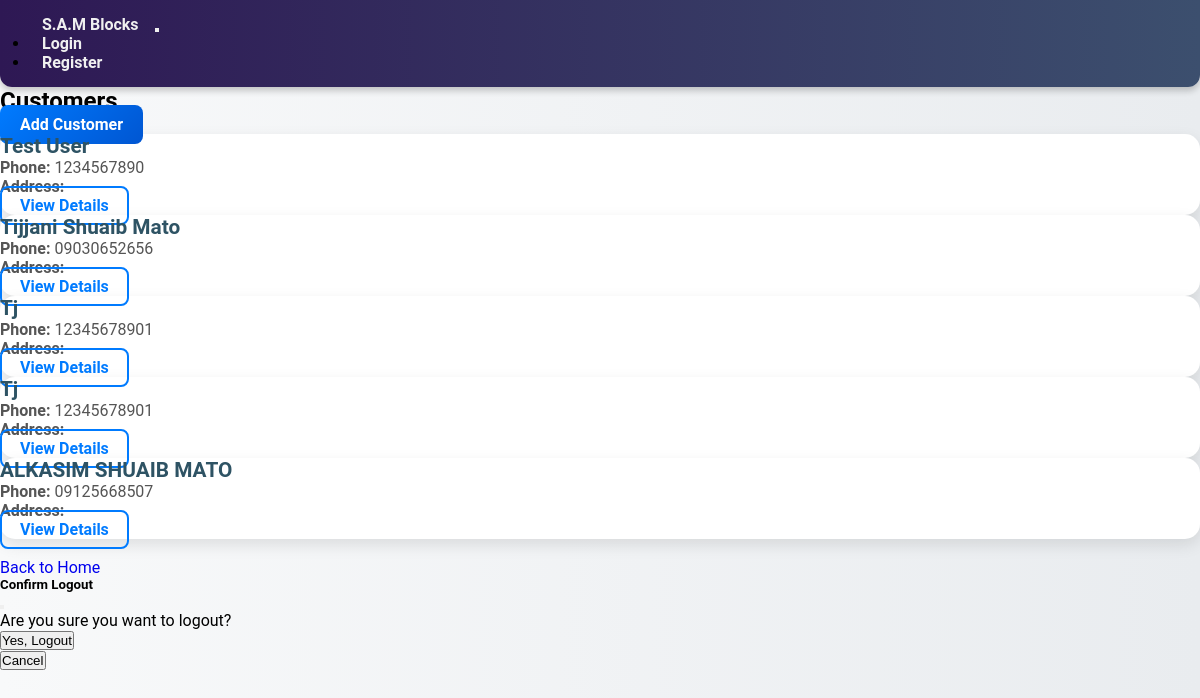
Page /customers on the committed database.
### tables this page shows
CREATE TABLE customers (
    id INTEGER PRIMARY KEY,
    name TEXT NOT NULL,
    email TEXT NOT NULL UNIQUE,
    phone TEXT,
    password TEXT NOT NULL
, role TEXT DEFAULT "Customer");

### app.py (the view)
@app.route('/customers')
def list_customers():
    db = get_db()
    customers = db.execute('SELECT * FROM customers').fetchall()
    return render_template('customer/list.html', customers=customers)

### app.py (called while the page is built)
def get_db():
    db = getattr(g, '_database', None)
    if db is None:
        db = g._database = sqlite3.connect(app.config['DATABASE'])
        db.row_factory = sqlite3.Row
    return db

@app.before_request
def restrict_access():
    if 'user_id' in session and session.get('role') != 'Admin':
        restricted_routes = ['/materials/add', '/orders/<int:order_id>/delete']
        if request.path in restricted_routes:
            flash('You do not have permission to access this page.', 'danger')
            return redirect(url_for('index'))

### templates/customer/list.html (shortened to what this page needs)
{% extends "index.html" %}
{% block content %}
<h2 class="text-center my-4">Customers</h2>
<a href="{{ url_for('add_customer') }}" class="btn btn-primary mb-3">Add Customer</a>
<div class="row">
  {% for customer in customers %}
    <div class="col-md-4 mb-4">
      <div class="card">
        <div class="card-body">
          <h5 class="card-title">{{ customer.name }}</h5>
          <p class="card-text">
            <strong>Phone:</strong> {{ customer.phone }}<br>
            <strong>Address:</strong> {{ customer.address }}
          </p>
          <a href="#" class="btn btn-outline-primary btn-sm">View Details</a>
        </div>
      </div>
    </div>
  {% endfor %}
</div><br>
<a href="{{ url_for('index') }}" class="btn btn-secondary mt-3">Back to Home</a>
{% endblock %}

### static/style.css (style rules this page uses)
* { box-sizing: border-box; margin: 0; padding: 0; }
body { margin: 0; padding: 0; font-family: 'Segoe UI', sans-serif; background: url("static/256aabfebe249b11cb06c4040b00ac7f.jpg") no-repeat center center fixed; background-size: cover; }
a.btn { text-decoration: none !important; }
.card { border: none; border-radius: 15px; background: #fff; box-shadow: 0 6px 16px rgba(0,0,0,0.1); transition: transform 0.3s ease, box-shadow 0.3s ease; }
.card-title { font-size: 1.3rem; font-weight: bold; color: #2e5364; }
.card-text { color: #555; }
.btn-primary { background: linear-gradient(135deg, #007bff, #0056d2); border: none; border-radius: 8px; padding: 10px 20px; font-weight: bold; transition: transform 0.2s ease, background 0.3s ease; color: #fff; }
.btn-outline-primary { border: 2px solid #007bff; border-radius: 8px; color: #007bff; padding: 8px 18px; font-weight: bold; }

### templates/base.html (style rules this page uses)
body { background: linear-gradient(to right, #f8f9fa, #e9ecef); font-family: 'Roboto', sans-serif; }
.card { transition: transform 0.2s ease-in-out; }
.btn { transition: background-color 0.2s ease-in-out, transform 0.2s ease-in-out; }

### rows in the picture
customers: name "Test User", phone "1234567890"
customers: name "Tijjani Shuaib Mato", phone "09030652656"
customers: name "Tj", phone "12345678901"
customers: name "Tj", phone "12345678901"
customers: name "ALKASIM SHUAIB MATO", phone "09125668507"
